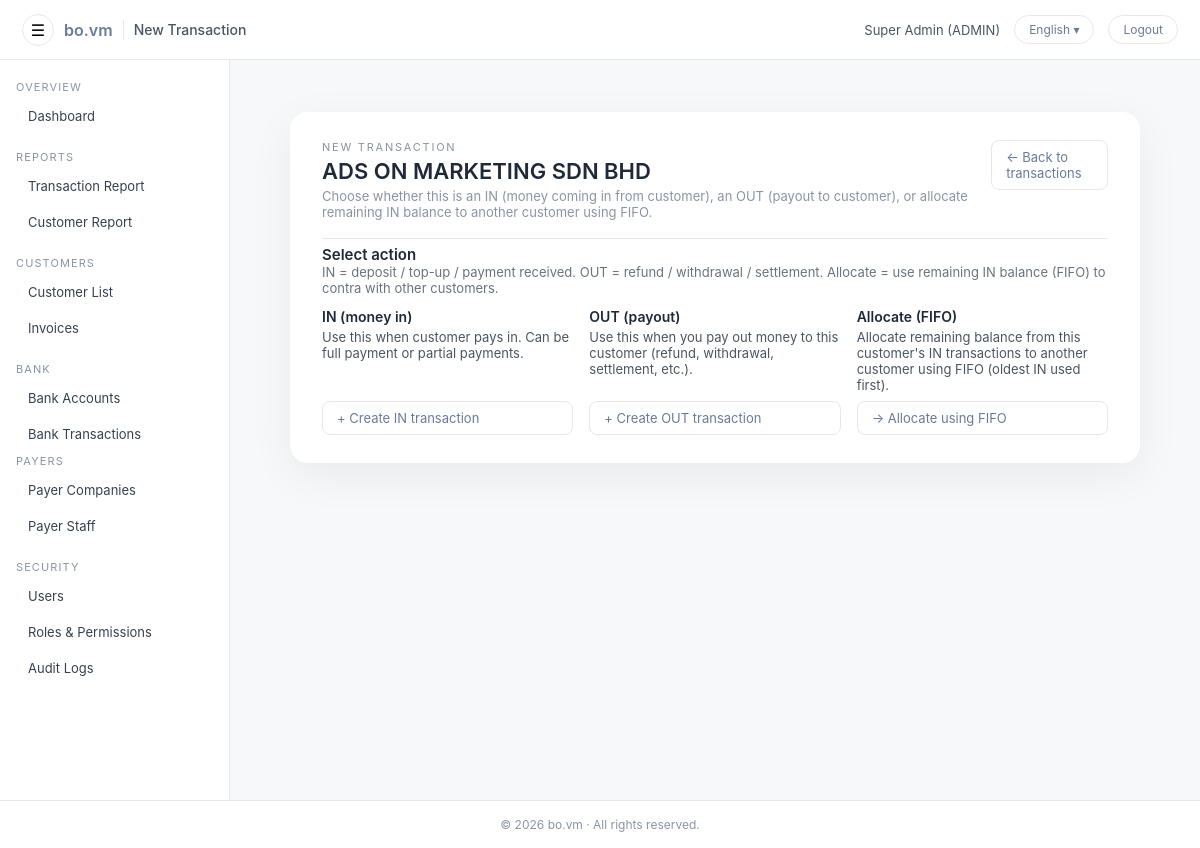
The app's page /admin/customers/txn_edit.php?customer_id=1 (signed in) with its own data.
### tables this page shows
CREATE TABLE `users` (
  `id` int(11) NOT NULL AUTO_INCREMENT,
  `username` varchar(100) NOT NULL,
  `password_hash` varchar(255) NOT NULL,
  `full_name` varchar(255) NOT NULL,
  `email` varchar(255) DEFAULT NULL,
  `phone` varchar(50) DEFAULT NULL,
  `nric` varchar(50) DEFAULT NULL,
  `role` enum('ADMIN','CUSTOMER') NOT NULL DEFAULT 'CUSTOMER',
  `customer_id` int(11) DEFAULT NULL,
  `must_change_password` tinyint(1) NOT NULL DEFAULT 1,
  `is_active` tinyint(1) NOT NULL DEFAULT 1,
  `last_login_at` datetime DEFAULT NULL,
  `created_at` datetime NOT NULL DEFAULT current_timestamp(),
  `updated_at` datetime DEFAULT NULL ON UPDATE current_timestamp(),
  PRIMARY KEY (`id`),
  UNIQUE KEY `uq_users_username` (`username`),
  KEY `fk_users_customer` (`customer_id`),
  CONSTRAINT `fk_users_customer` FOREIGN KEY (`customer_id`) REFERENCES `customers` (`id`) ON DELETE SET NULL ON UPDATE CASCADE
);

CREATE TABLE `customers` (
  `id` int(11) NOT NULL AUTO_INCREMENT,
  `company_id` int(10) unsigned DEFAULT NULL,
  `signatory_staff_id` int(10) unsigned DEFAULT NULL,
  `code` varchar(50) NOT NULL,
  `name` varchar(255) NOT NULL,
  `reg_no` varchar(100) DEFAULT NULL,
  `billing_name` varchar(255) DEFAULT NULL,
  `contact_name` varchar(255) DEFAULT NULL,
  `contact_phone` varchar(50) DEFAULT NULL,
  `contact_email` varchar(255) DEFAULT NULL,
  `default_receipt_name` varchar(255) DEFAULT NULL,
  `default_receipt_nric` varchar(50) DEFAULT NULL,
  `is_active` tinyint(1) NOT NULL DEFAULT 1,
  `address1` varchar(255) DEFAULT NULL,
  `address2` varchar(255) DEFAULT NULL,
  `address3` varchar(255) DEFAULT NULL,
  `city` varchar(100) DEFAULT NULL,
  `state` varchar(100) DEFAULT NULL,
  `postcode` varchar(20) DEFAULT NULL,
  `country` varchar(100) DEFAULT 'Malaysia',
  `created_at` datetime NOT NULL DEFAULT current_timestamp(),
  `updated_at` datetime DEFAULT NULL ON UPDATE current_timestamp(),
  `category_id` int(11) DEFAULT NULL,
  PRIMARY KEY (`id`),
  UNIQUE KEY `uq_customers_code` (`code`),
  KEY `idx_customers_category_id` (`category_id`)
);

### app/helpers.php (called while the page is built, shortened)
<?php
if (!function_exists('h')) {
    function h($v): string {
        return htmlspecialchars((string)$v, ENT_QUOTES, 'UTF-8');
    }
}
if (!function_exists('url')) {
    function url(string $path = ''): string {
        $base = defined('BASE_URL') ? rtrim(BASE_URL, '/') : '';
        $path = ltrim($path, '/');
        return ($base ?: '') . '/' . $path;
    }
}

### config/i18n.php (called while the page is built, shortened)
<?php
$lang = $_SESSION['lang'] ?? 'en';
$__translations = [];
$path = __DIR__ . '/../lang/' . $lang . '.php';
if (file_exists($path)) {
    $__translations = require $path;
}
function __tr_find(array $arr, string $key): mixed
{
    if (strpos($key, '.') !== false) {
        $parts = explode('.', $key);
        $cur   = $arr;
        foreach ($parts as $p) {
            if (!is_array($cur) || !array_key_exists($p, $cur)) {
                return null;
            }
            $cur = $cur[$p];
        }
        return $cur;
    }
    return null;
}
function t(string $key, array|string $vars = [], string $fallback = ''): string
{
    global $__translations;
    $text = $fallback;
    $found = __tr_find($__translations, $key);
    if (is_string($found)) {
        $text = $found;
    }
    return $text;
}

### app/auth.php (called while the page is built, shortened)
<?php
require_once __DIR__ . '/../app/helpers.php';
function current_user(): ?array
{
    static $cached = null;
    if ($cached !== null) {
        return $cached;
    }
    $uid = (int)($_SESSION['user_id'] ?? 0);
    $pdo = get_pdo();
    $st  = $pdo->prepare("SELECT * FROM users WHERE id = :id AND is_active = 1");
    $st->execute([':id' => $uid]);
    $row = $st->fetch();
    return $cached = ($row ?: null);
}
function require_admin(): void
{
    $u = current_user();
}

### public/admin/customers/txn_edit.php (the view, shortened to what this page needs)
<?php
require_admin();
$pdo = get_pdo();
$pdo->setAttribute(PDO::ATTR_DEFAULT_FETCH_MODE, PDO::FETCH_ASSOC);
function tt(string $key, array $vars = [], string $fallback = ''): string {
  if (function_exists('t')) return t($key, $vars, $fallback);
  return $fallback !== '' ? $fallback : $key;
}
$customer_id = (int)($_GET['customer_id'] ?? 0);
$st = $pdo->prepare("SELECT * FROM customers WHERE id = :id");
$st->execute([':id' => $customer_id]);
$customer = $st->fetch();
$page_title = tt('admin.customer_txn.page_title.new', [], 'New Transaction');
include __DIR__ . '/../include/header.php';
?>
<div class="admin-main">
  <div class="admin-main-inner">
    <div class="admin-card admin-card-elevated admin-card-narrow">
      <div class="form-page-header">
        <div>
          <div class="form-page-eyebrow">
            <?= h(tt('admin.customer_txn.select.eyebrow', [], 'New transaction')) ?>
          </div>
          <h2 class="form-page-title">
            <?= h($customer['name'] ?: tt('admin.customers.edit.title_fallback', [], 'Customer')) ?>
          </h2>
          <div class="form-page-subtitle">
            <?= h(tt(
              'admin.customer_txn.select.subtitle',
              [],
              'Choose whether this is an IN (money coming in from customer), an OUT (payout to customer), or allocate remaining IN balance to another customer using FIFO.'
            )) ?>
          </div>
        </div>
        <div class="form-page-meta">
          <a href="<?= h(url('admin/customers/txn_list.php?customer_id=' . $customer['id'])) ?>"
             class="btn btn-light">
            ← <?= h(tt('admin.customer_txn.back_to_list', [], 'Back to transactions')) ?>
          </a>
        </div>
      </div>
      <div class="form-section">
        <div class="form-section-header">
          <div>
            <div class="form-section-title">
              <?= h(tt('admin.customer_txn.select.section_title', [], 'Select action')) ?>
            </div>
            <div class="form-section-desc">
              <?= h(tt(
                'admin.customer_txn.select.section_desc',
                [],
                'IN = deposit / top-up / payment received. OUT = refund / withdrawal / settlement. Allocate = use remaining IN balance (FIFO) to contra with other customers.'
              )) ?>
            </div>
          </div>
        </div>
        <div class="txn-type-grid">
          <div class="txn-type-item">
            <div class="txn-type-title">
              <?= h(tt('admin.customer_txn.select.in_title', [], 'IN (money in)')) ?>
            </div>
            <p class="txn-type-desc">
              <?= h(tt(
                'admin.customer_txn.select.in_desc',
                [],
                'Use this when customer pays in. Can be full payment or partial payments.'
              )) ?>
            </p>
            <div class="txn-type-actions">
              <a href="<?= h(url('admin/customers/txn_edit_in.php?customer_id=' . $customer['id'])) ?>"
                 class="btn btn-light">
                <?= h(tt('admin.customer_txn.select.in_btn', [], '+ Create IN transaction')) ?>
              </a>
            </div>
          </div>
          <div class="txn-type-item">
            <div class="txn-type-title">
              <?= h(tt('admin.customer_txn.select.out_title', [], 'OUT (payout)')) ?>
            </div>
            <p class="txn-type-desc">
              <?= h(tt(
                'admin.customer_txn.select.out_desc',
                [],
                'Use this when you pay out money to this customer (refund, withdrawal, settlement, etc.).'
              )) ?>
            </p>
            <div class="txn-type-actions">
              <a href="<?= h(url('admin/customers/txn_edit_out.php?customer_id=' . $customer['id'])) ?>"
                 class="btn btn-light">
                <?= h(tt('admin.customer_txn.select.out_btn', [], '+ Create OUT transaction')) ?>
              </a>
            </div>
          </div>
          <div class="txn-type-item">
            <div class="txn-type-title">
              <?= h(tt('admin.customer_txn.select.alloc_title', [], 'Allocate (FIFO)')) ?>
            </div>
            <p class="txn-type-desc">
              <?= h(tt(
                'admin.customer_txn.select.alloc_desc',
                [],
                'Allocate remaining balance from this customer\'s IN transactions to another customer using FIFO (oldest IN used first).'
              )) ?>
            </p>
            <div class="txn-type-actions">
              <a href="<?= h(url('admin/customers/txn_allocate.php?customer_id=' . $customer['id'])) ?>"
                 class="btn btn-light">
                <?= h(tt('admin.customer_txn.select.alloc_btn', [], '→ Allocate using FIFO')) ?>
              </a>
            </div>
          </div>
        </div>
      </div>
    </div>
  </div>
</div>
<?php include __DIR__ . '/../include/footer.php'; ?>

### public/admin/include/header.php (shortened to what this page needs)
<?php
$u = current_user();
$page_title = $page_title ?? 'Admin';
$currentLang = $_SESSION['lang'] ?? 'en';
$langLabelMap = [
  'en' => 'English',
  'ms' => 'Malay',
  'zh' => '中文',
];
$displayLang = $langLabelMap[$currentLang] ?? 'English';
?>
<!DOCTYPE html>
<html lang="<?= h($currentLang) ?>">
<head>
  <link rel="stylesheet" href="<?= h(url('admin/assets/style.css')) ?>">
  <link rel="stylesheet" href="<?= h(url('admin/assets/css/admin-actions-menu.css')) ?>">
  <link rel="stylesheet" href="<?= h(url('public/assets/css/date_range.css')) ?>">
</head>
<body class="admin-body">
  <header class="admin-topbar">
    <div class="topbar-left">
      <button id="sidebarToggle"
        class="topbar-toggle"
        type="button"
        aria-label="<?= h(function_exists('t') ? t('admin.header.toggle_sidebar', [], 'Toggle sidebar') : 'Toggle sidebar') ?>">☰</button>
      <span class="topbar-logo">bo.vm</span>
      <span class="topbar-app-title"><?= h($page_title) ?></span>
    </div>
    <div class="topbar-right">
      <span class="topbar-user">
        <?= h($u['full_name'] ?? $u['username']) ?> (<?= h($u['role']) ?>)
      </span>
      <div class="lang-wrap">
        <button id="adminLangToggle" class="btn-topbar">
          <?= h($displayLang) ?> ▾
        </button>
      </div>
      <a class="btn-topbar" href="<?= h(url('logout.php')) ?>">
        <?= h(function_exists('t') ? t('admin.header.logout', [], 'Logout') : 'Logout') ?>
      </a>
    </div>
  </header>
  <div class="admin-shell">
    <?php include __DIR__ . '/sidebar.php'; ?>
    <main class="admin-main">
      <div class="admin-main-inner">

### public/admin/assets/style.css (style rules this page uses)
:root { --bg: #f7f8fa; --panel: #ffffff; --primary: #6b7a99; --primary-hover: #56627d; --primary-soft: #eef1f6; --text: #1f2937; --muted: #8a94a6; --border: #e5e7eb; --sidebar-bg-top: #ffffff; --sidebar-bg-bottom: #ffffff; }
* { margin: 0; padding: 0; box-sizing: border-box; font-family: "Inter", system-ui, -apple-system, BlinkMacSystemFont, "Segoe UI", sans-serif; }
body { background: var(--bg); color: var(--text); font-size: 14px; }
.admin-topbar { height: 60px; background: #ffffff; border-bottom: 1px solid var(--border); padding: 0 22px; display: flex; align-items: center; justify-content: space-between; }
.topbar-left { display: flex; align-items: center; gap: 10px; }
.topbar-logo { font-size: 16px; font-weight: 600; color: var(--primary); }
.topbar-app-title { font-size: 14px; font-weight: 500; color: #4b5563; }
.topbar-right { display: flex; align-items: center; gap: 14px; }
.topbar-user { font-size: 13px; color: #4b5563; }
.btn-topbar { padding: 6px 14px; border-radius: 20px; border: 1px solid var(--border); background: #ffffff; color: var(--primary); text-decoration: none; font-size: 12px; }
.topbar-toggle { border: 1px solid var(--border); background: #ffffff; border-radius: 999px; width: 32px; height: 32px; font-size: 16px; cursor: pointer; display: flex; align-items: center; justify-content: center; }
.admin-shell { display: flex; min-height: calc(100vh - 60px); }
.admin-main { flex: 1; padding: 26px 30px; display: flex; flex-direction: column; }
.admin-main-inner { width: 100%; }
.admin-card { background: var(--panel); padding: 18px 22px; border-radius: 14px; box-shadow: 0 3px 10px rgba(0,0,0,0.04); margin-bottom: 20px; }
.admin-card-elevated { border-radius: 18px; padding: 28px 32px; background: #ffffff; box-shadow: 0 12px 45px rgba(0,0,0,0.06); }
.admin-card-narrow { max-width: 900px; margin: 0 auto; }
.btn { display: inline-block; padding: 8px 14px; border-radius: 8px; text-decoration: none; font-size: 13px; cursor: pointer; border: 1px solid transparent; }
.btn-light { background: #ffffff; color: var(--primary); border: 1px solid var(--border); }
.form-page-header { display: flex; justify-content: space-between; align-items: flex-start; margin-bottom: 18px; }
.form-page-eyebrow { font-size: 11px; letter-spacing: .16em; text-transform: uppercase; color: var(--muted); margin-bottom: 4px; }
.form-page-title { font-size: 22px; font-weight: 600; margin-bottom: 4px; }
.form-page-subtitle { font-size: 13px; color: var(--muted); }
.form-section { padding-top: 6px; border-top: 1px solid var(--border); }
.form-section-header { margin-bottom: 12px; }
.form-section-title { font-size: 15px; font-weight: 600; color: #1f2937; }
.form-section-desc { font-size: 13px; color: #6b7280; }
.admin-body { padding-top: 0 !important; }
.admin-shell { margin-top: 0 !important; padding-top: 0 !important; }

### public/admin/include/header.php (style rules this page uses)
.lang-wrap { position: relative; }

### public/admin/customers/txn_edit.php (style rules this page uses)
.txn-type-grid { display: flex; gap: 16px; flex-wrap: wrap; align-items: stretch; }
.txn-type-item { flex: 1 1 0; min-width: 220px; display: flex; flex-direction: column; }
.txn-type-title { font-weight: 600; margin-bottom: 4px; }
.txn-type-desc { font-size: 13px; color: #4b5563; margin-bottom: 8px; }
.txn-type-actions { margin-top: auto; }
.txn-type-actions .btn { width: 100%; justify-content: center; }

### records on screen
users: full_name "Super Admin", role "ADMIN"
customers: name "ADS ON MARKETING SDN BHD"

### other values on screen
$page_title "New Transaction"
$displayLang "English"
$hasT ? t('admin.nav.section.overview', [], 'OVERVIEW') : 'OVERVIEW' "OVERVIEW"
$hasT ? t('admin.nav.dashboard', [], 'Dashboard') : 'Dashboard' "Dashboard"
$hasT ? t('admin.nav.section.reports', [], 'REPORTS') : 'REPORTS' "REPORTS"
$hasT ? t('admin.nav.customer_invoices', [], 'Invoices') : 'Invoices' "Invoices"
$hasT ? t('admin.nav.section.bank', [], 'BANK') : 'BANK' "BANK"
$hasT ? t('admin.nav.section.payers', [], 'PAYERS') : 'PAYERS' "PAYERS"
$hasT ? t('admin.nav.payer_staff', [], 'Payer Staff') : 'Payer Staff' "Payer Staff"
$hasT ? t('admin.nav.section.security', [], 'SECURITY') : 'SECURITY' "SECURITY"
$hasT ? t('admin.nav.users', [], 'Users') : 'Users' "Users"
$hasT ? t('admin.nav.audit_logs', [], 'Audit Logs') : 'Audit Logs' "Audit Logs"
tt('admin.customer_txn.select.eyebrow', [], 'New transaction') "NEW TRANSACTION"
tt('admin.customer_txn.back_to_list', [], 'Back to transactions') "Back to transactions"
tt('admin.customer_txn.select.section_title', [], 'Select action') "Select action"
